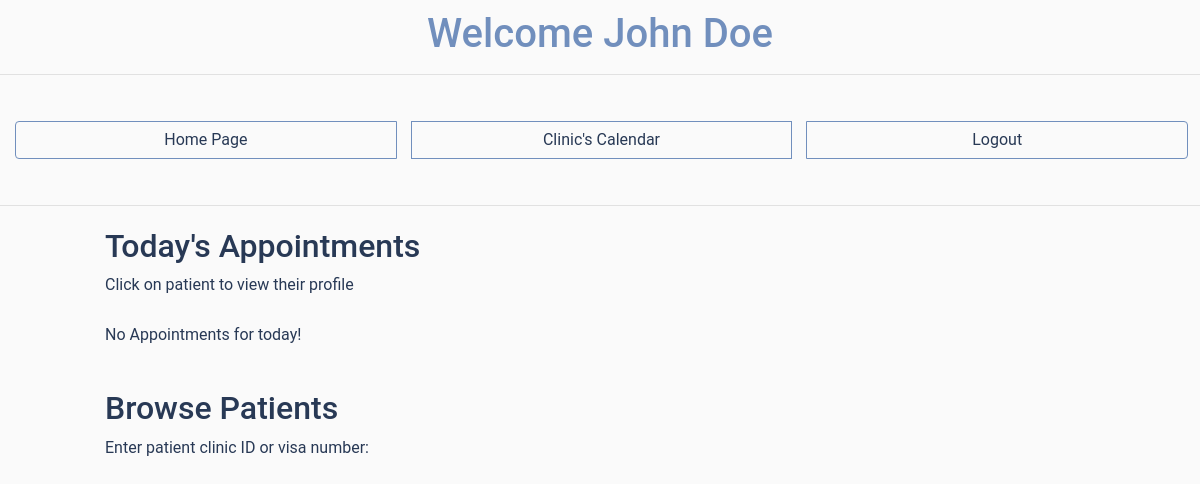
The page /doctor_interface/ (signed in) on the database as committed earlier.
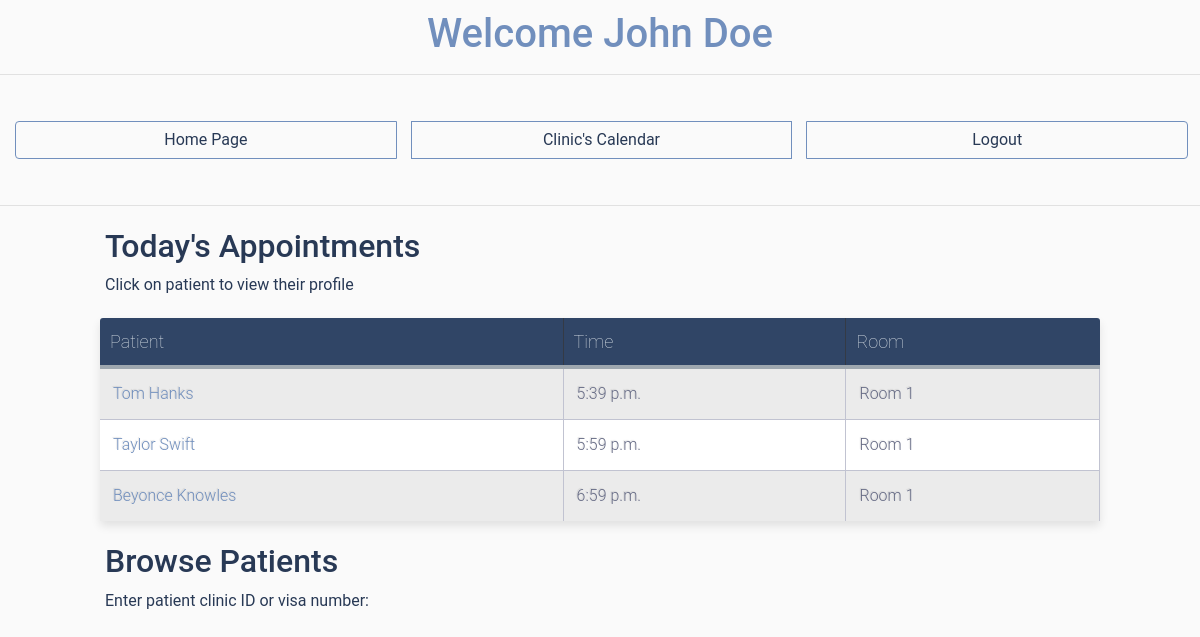
The same page on the database as committed later.
### general_models/models.py (models this page shows)
class Appointment(models.Model):
    doctor = models.ForeignKey(Doctor, on_delete=models.CASCADE)
    patient = models.ForeignKey(Patient, on_delete=models.CASCADE, null=True)
    date = models.DateField()
    time = models.TimeField()
    room = models.CharField(max_length=30, null=True)
    assigned = models.BooleanField( default=False)
    done = models.BooleanField( default=False)
    """
    @property
    def get_html_url(self):
        url = reverse('reception_desk:event_edit', args=(self.id,))
        return f'<a href="{url}"> {self.title} </a>'
    """

class Patient(models.Model):
    first_name = models.CharField(max_length=30)
    last_name = models.CharField(max_length=30)
    gender = models.CharField(max_length=1, null=True)
    clinic_identifying_number = models.CharField(max_length=30)
    visa_number = models.CharField(max_length=30)
    language = models.CharField(max_length=30, default='English')
    phone_number = models.CharField(max_length=30, blank=True)
    origin_country = models.CharField(max_length=30, blank=True)
    date_of_birth = models.DateField(null=True)
    def __str__(self):
        return self.first_name + " " + self.last_name + "\n"

### doctor_interface/views.py (the view)
# urls.py: path('', views.index.as_view() , name='homepage'),
class index(View):
    def get(self, request, *args, **kwargs):
        if not(request.user.is_authenticated):
            return render(request, 'doctor_interface/not_logged_in.html')
        if not(request.user.groups.filter(name = 'Doctors').exists()):
            return render(request, 'doctor_interface/not_a_doctor.html')
        user = request.user
        my_appointments = gm.Appointment.objects.all()
        my_appointments = my_appointments.filter(assigned = True)
        my_appointments = my_appointments.filter(doctor = user.doctor)
        my_appointments = my_appointments.filter(done = False)
        today_appointments = my_appointments.filter(date = str(datetime.date.today())).order_by("time")
        context = {"user": user,  "today_appointments": today_appointments }
        return render(request, 'doctor_interface/doctor_interface_home.html', context)

### doctor_interface/templates/doctor_interface/doctor_interface_home.html (shortened to what this page needs)
{% load static %}
<!doctype html>
<html lang="en">
<head>
  <link rel="stylesheet" href="https://maxcdn.bootstrapcdn.com/bootstrap/4.0.0/css/bootstrap.min.css">
  <link rel="stylesheet" href="https://use.fontawesome.com/releases/v5.0.10/css/all.css">
  <link rel="stylesheet" type="text/css" href="{% static 'doctor_interface/style_interface.css'%}">
</head>
<body>
  <h1 class="title", style="text-align:center"> Welcome {{ user.first_name }} {{ user.last_name }}</h1>
  <hr>
  <div class="btn-group clearfix" style="width: 99%">
    <a class="btn btn-info left clearfix" style="width:33.3%; border: 1px solid  #718fbd;" href="{% url 'home' %}">Home Page</a>
    <a class="btn btn-info left clearfix" style="width:33.3%; border: 1px solid  #718fbd;"  href="{% url 'reception_desk:calendar' %}" >Clinic's Calendar</a>
    <a class="btn btn-info left clearfix" style="width:33.3%; border: 1px solid  #718fbd;" href="{% url 'logout' %}" >Logout</a>
  </div>
  <hr>
  <div class="table-title">
    <h2 style="color: #283955;">Today's Appointments</h2>
    <p style="color: #283955;">Click on patient to view their profile</p>
  </div>
  {% if today_appointments %}
          <table class="table-fill">
            <thead>
              <tr>
                <th>Patient</th>
                <th>Time</th>
                <th>Room</th>
              </tr>
            </thead>
            <tbody class="table-hover">
        {% for appointment in today_appointments %}
            <tr>
              <td><a href="{% url 'doctor_interface:patient_interface' appointment.patient.clinic_identifying_number%}">{{ appointment.patient }}</a></td>
              <td>{{ appointment.time }}</td>
              <td>{{ appointment.room }}</td>
            </tr>
        {% endfor %}
            </tbody>
          </table>
    {% else %}
    <div class="table-title">
      <p style="color: #283955;">No Appointments for today!</p>
    </div>
    {% endif %}
  <div class="table-title">
    <h2 style="color: #283955;">Browse Patients</h2>
    <p style="color: #283955;">Enter patient clinic ID or visa number:</p>
  </div>
  </body>

### doctor_interface/static/doctor_interface/style_interface.css (style rules this page uses)
body { font-family: "Roboto", "ptsans", "Lato", "Helvetica Neue", Helvetica, Arial, sans-serif; background: #fafafa; }
div.table-title { display: block; margin: auto; max-width: 1000px; padding:5px; width: 100%; }
.table-fill { background: white; font-family: "Roboto", helvetica, arial, sans-serif; border-radius:3px; border-collapse: collapse; height: 100px; margin: auto; max-width: 1000px; padding:5px; width: 100%; box-shadow: 0 5px 10px rgba(0, 0, 0, 0.1); animation: float 5s infinite; }
th { color:#D5DDE5; font-family: "Roboto", helvetica, arial, sans-serif; background: #304566; border-bottom:4px solid #9ea7af; border-right: 1px solid #343a45; font-size:18px; font-weight: 100; padding:10px; text-align:left; text-shadow: 0 1px 1px rgba(0, 0, 0, 0.1); vertical-align:middle; }
th:first-child { border-top-left-radius:3px; }
th:last-child { border-top-right-radius:3px; border-right:none; }
tr { border-top: 1px solid #C1C3D1; border-bottom: 1px solid #C1C3D1; font-family: "Roboto", helvetica, arial, sans-serif; color:#666B85; font-size:16px; font-weight:normal; text-shadow: 0 1px 1px rgba(256, 256, 256, 0.1); }
tr:first-child { border-top:none; }
tr:last-child { border-bottom:none; }
tr:nth-child(odd) td { background:#EBEBEB; }
td { background:#FFFFFF; font-family: "Roboto", helvetica, arial, sans-serif; padding:13px; text-align:left; vertical-align:middle; font-weight:300; font-size:16px; text-shadow: -1px -1px 1px rgba(0, 0, 0, 0.1); border-right: 1px solid #C1C3D1; }
.left { float: left; }
.btn { outline: none; color: #283955; background-color: transparent; box-shadow: 0 0 0 0; margin-right: 3px; }
.clearfix { margin: 15px; }
.title { text-align: center; margin: 10px; color: #718fbd; }
a { color: #718fbd; }

Rows that differ between the two databases and show on the page:
added Appointment: patient "Tom Hanks", time "5:39 p.m.", room "Room 1"
added Appointment: patient "Taylor Swift", time "5:59 p.m.", room "Room 1"
added Appointment: patient "Beyonce Knowles", time "6:59 p.m.", room "Room 1"
Other text that changed with them:
text no longer shown: "No Appointments for today!"
text now shown: "Patient Time Room"
